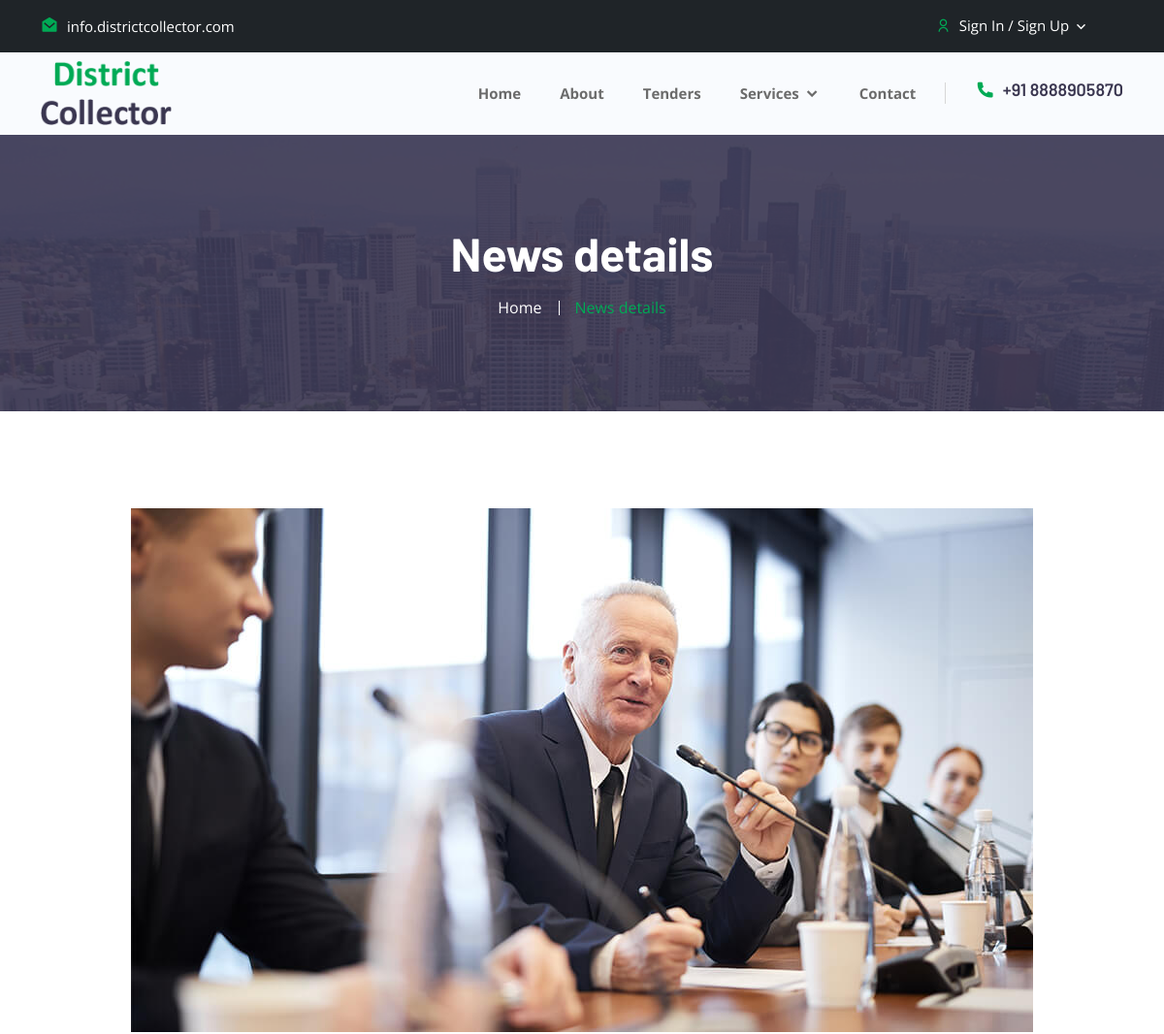
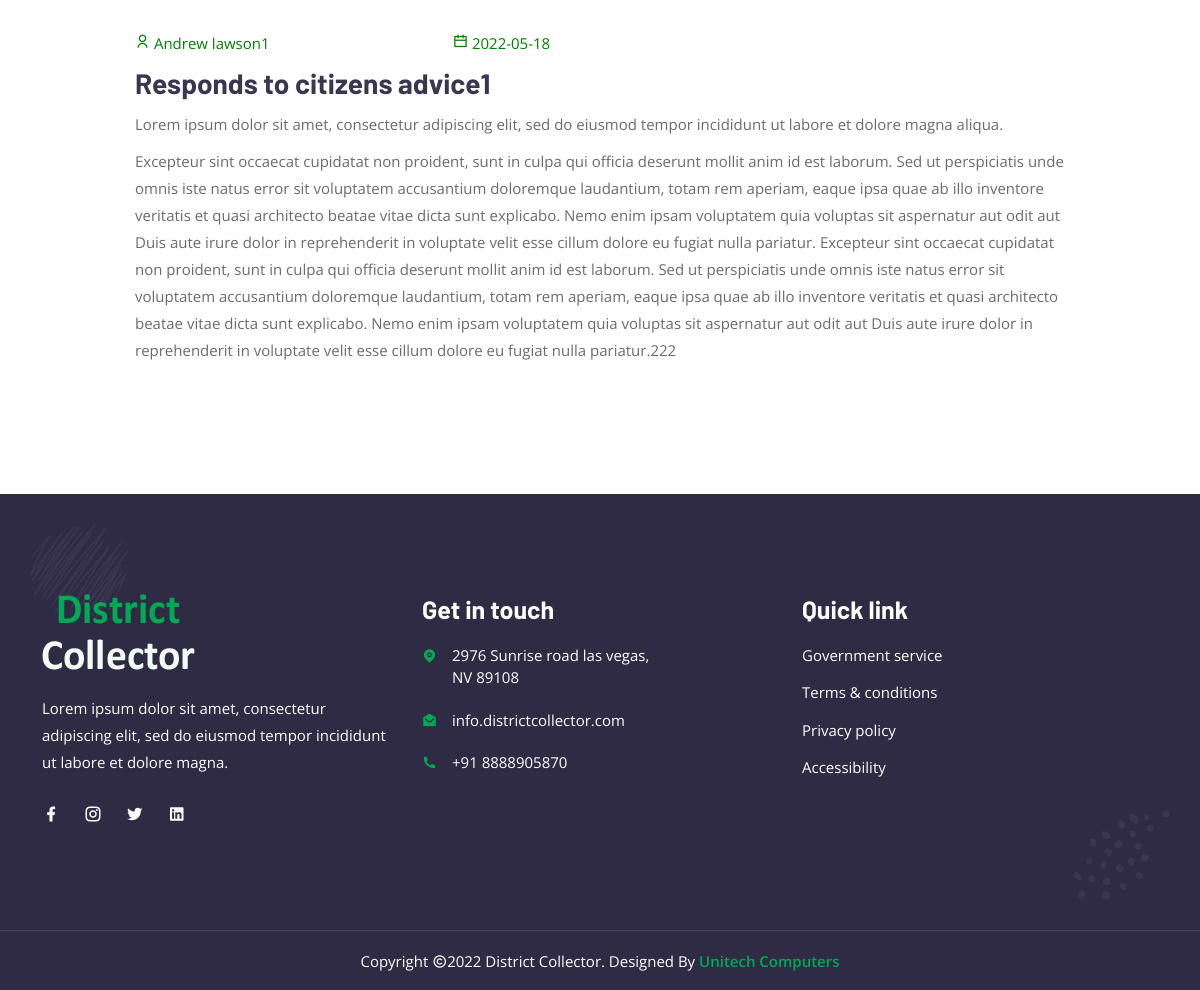
Screenshot of /news-details.php?id=1 with the database file from the repository (2 pictures, top to bottom).
### tables this page shows
CREATE TABLE `tbl_news` (
  `id` int(255) NOT NULL,
  `title` varchar(500) NOT NULL,
  `ndate` date NOT NULL,
  `puser` varchar(500) NOT NULL,
  `shortdesc` varchar(500) NOT NULL,
  `longdesc` text NOT NULL,
  `images` varchar(500) NOT NULL
);

### news-details.php (the view, shortened to what this page needs)
<?php
require('connection.php');
$news_id=$_GET['id'];
$view=mysqli_query($con, "select * from tbl_news where id='$news_id' ");
?>
<!doctype html>
<html lang="zxx">
<head>
		<link rel="stylesheet" href="assets/css/bootstrap.min.css">
		<link rel="stylesheet" href="assets/css/owl.theme.default.min.css">
		<link rel="stylesheet" href="assets/css/owl.carousel.min.css">
		<link rel="stylesheet" href="assets/css/remixicon.css">
		<link rel="stylesheet" href="assets/css/flaticon.css">
		<link rel="stylesheet" href="assets/css/meanmenu.min.css">
		<link rel="stylesheet" href="assets/css/animate.min.css">
		<link rel="stylesheet" href="assets/css/magnific-popup.min.css">
		<link rel="stylesheet" href="assets/css/odometer.min.css">
		<link rel="stylesheet" href="assets/css/date-picker.min.css">
		<link rel="stylesheet" href="assets/css/style.css">
		<link rel="stylesheet" href="assets/css/responsive.css">
		<link rel="stylesheet" type="text/css" href="https://cdnjs.cloudflare.com/ajax/libs/font-awesome/5.15.3/css/all.min.css">
    <link rel="stylesheet" type="text/css" href="https://cdnjs.cloudflare.com/ajax/libs/font-awesome/5.15.3/css/brands.min.css">
    <link rel="stylesheet" type="text/css" href="https://cdnjs.cloudflare.com/ajax/libs/font-awesome/5.15.3/css/fontawesome.min.css">
    </head>
    <body>
		<header class="header-area">
			<div class="top-header">
				<div class="container">
					<div class="row align-items-center">
						<div class="col-lg-6 col-md-6">
							<ul class="header-left-content">
								<li>
									<a href="https://templates.envytheme.com/cdn-cgi/l/email-protection#5e373038311e2937353730703d3133">
										<i class="ri-mail-open-fill"></i>
										<span class="__cf_email__" >info.districtcollector.com</span>
									</a>
								</li>
							</ul>
						</div>
						<div class="col-lg-6 col-md-6">
							<div class="header-right-content">
										<?php
											if($_SESSION['USER_LOGIN']){?>
											<ul class="my-account">
											<li>
												<a href="#" class="dropdown-control">
													<i class="ri-user-line"></i>
													My account
													<i class="ri-arrow-down-s-line"></i>
												</a>
											<ul class="my-account-link">
												<li>
													<a href="documents.php">
														My Documents
													</a>
												</li>
												<li>
													<a href="mycomplaints.php">
														My Complaints
													</a>
												</li>
												<li>
													<a href="changepassword.php">
														Change Password
													</a>
												</li>
												<li>
													<a href="logout.php">
														Logout
													</a>
												</li>
											</ul>
											</li>
										</ul>
										<?php }else{
										?>
										<ul class="my-account">
									<li>
										<a href="#" class="dropdown-control">
											<i class="ri-user-line"></i>
											Sign In / Sign Up
											<i class="ri-arrow-down-s-line"></i>
										</a>
										</li>
										</ul>
										<?php }
										?>
							</div>
						</div>
					</div>
				</div>
			</div>
			<div class="navbar-area">
                <div class="desktop-nav">
                    <div class="container">
                        <nav class="navbar navbar-expand-md navbar-light">
                            <a class="navbar-brand" href="index.html">
                                <img src="assets/images/logo.png" alt="logo">
                            </a>
                            <div class="collapse navbar-collapse mean-menu" id="navbarSupportedContent">
                                <ul class="navbar-nav">
								<li class="nav-item">
										<a href="index.php" class="nav-link">
											Home
										</a>
									</li>
									<li class="nav-item">
										<a href="about.php" class="nav-link">About</a>
									</li>
									<li class="nav-item">
										<a href="projects.php" class="nav-link">
											Tenders
										</a>
									</li>
									<li class="nav-item">
										<a href="#" class="nav-link">
											Services
											<i class="ri-arrow-down-s-line"></i>
										</a>
									</li>
                                    <li class="nav-item">
										<a href="contact.php" class="nav-link">Contact</a>
									</li>
                                </ul>
                                <div class="others-options">
									<ul>
										<li>
											<a href="tel:+1-(514)-312-5678" class="call">
												<i class="ri-phone-fill"></i>
												+91 8888905870
											</a>
										</li>
									</ul>
                                </div>
                            </div>
                        </nav>
                    </div>
				</div>
            </div>
		</header>
		<div class="page-title-area bg-20">
			<div class="container">
				<div class="page-title-content">
					<h2>News details</h2>
					<ul>
						<li>
							<a href="index.html">
								Home
							</a>
						</li>
						<li class="active">News details</li>
					</ul>
				</div>
			</div>
		</div>
		<?php $row = mysqli_fetch_array($view);
                        ?>
		<section class="project-details-area ptb-100">
			<div class="container">
				<div class="project-details-content">
					<div class="services-content">
						<img src="news/<?php echo $row['images']?>" alt="Image">
					</div>
					<div class="services-content">
                        <div class="row">
                            <div class="col-lg-4 col-md-6">
                                <div class="eventcontent">
                                    <p><i class="ri-user-line"></i>  <?php echo $row['puser']?></p>
                                </div>
                            </div>
                            <div class="col-lg-4 col-md-6">
                                <div class="eventcontent">
                                    <p><i class="ri-calendar-line"></i> <?php echo $row['ndate']?></p>
                                </div>
                            </div>
                        </div>
						<h3><?php echo $row['title']?></h3>
						<p><?php echo $row['shortdesc']?></p>
						<p><?php echo $row['longdesc']?></p>
					</div>
				</div>
			</div>
		</section>
		<footer class="footer-area pt-100 pb-70">
			<div class="container">
				<div class="row">
					<div class="col-lg-4 col-md-6">
						<div class="single-footer-widget single-bg">
							<a href="index.html" class="logo">
								<img src="assets/images/white-logo.png" alt="Image">
							</a>
							<p>Lorem ipsum dolor sit amet, consectetur adipiscing elit, sed do eiusmod tempor incididunt ut labore et dolore magna.</p>
							<ul class="social-icon">
								<li>
									<a href="https://www.facebook.com/" target="_blank">
										<i class="ri-facebook-fill"></i>
									</a>
								</li>
								<li>
									<a href="https://www.instagram.com/" target="_blank">
										<i class="ri-instagram-line"></i>
									</a>
								</li>
								<li>
									<a href="https://twitter.com/" target="_blank">
										<i class="ri-twitter-fill"></i>
									</a>
								</li>
								<li>
									<a href="https://twitter.com/" target="_blank">
										<i class="ri-linkedin-box-fill"></i>
									</a>
								</li>
							</ul>
						</div>
					</div>
					<div class="col-lg-4 col-md-6">
						<div class="single-footer-widget">
							<h3>Get in touch</h3>
							<ul class="address">
								<li>
									<i class="ri-map-pin-fill"></i>
									2976 Sunrise road las vegas, <br> NV 89108
								</li>
								<li>
									<i class="ri-mail-open-fill"></i>
									<a href="mailto:info.districtcollector.com"><span class="__cf_email__" >info.districtcollector.com</span></a>
								</li>
								<li class="location">
									<i class="ri-phone-fill"></i>
									<a href="tel:+1-(514)-312-5678">+91 8888905870</a>
								</li>
							</ul>
						</div>
					</div>
					<div class="col-lg-4 col-md-6">
						<div class="single-footer-widget">
							<h3>Quick link</h3>
							<ul class="import-link">
								<li>
									<a href="#">Government service</a>
								</li>
								<li>
									<a href="#">Terms & conditions</a>
								</li>
								<li>
									<a href="#">Privacy policy</a>
								</li>
								<li>
									<a href="#">Accessibility</a>
								</li>
							</ul>
						</div>
					</div>
				</div>
			</div>
			<div class="shape footer-shape-1">
				<img src="assets/images/footer-shape-1.png" alt="Image">
			</div>
			<div class="shape footer-shape-2">
				<img src="assets/images/footer-shape-2.png" alt="Image">
			</div>
		</footer>
		<div class="copy-right-area">
			<div class="container">
				<p>
					Copyright <i class="ri-copyright-line"></i>2022 District Collector. Designed By
					<a href="#">Unitech Computers</a>
				</p>
			</div>
		</div>
    </body>
</html>

### rows the page displays
tbl_news: images (picture), puser "Andrew lawson1", ndate "2022-05-18", title "Responds to citizens advice1", shortdesc "Lorem ipsum dolor sit amet, consectetur adipiscing elit, sed do eiusmod tempor incididunt ut labore et dolore magna aliqua.", longdesc "Excepteur sint occaecat cupidatat non proident, sunt in culpa qui officia deserunt mollit anim id est laborum. Sed ut perspiciatis unde omnis iste natus error sit voluptatem accusantium doloremque laudantium, totam rem aperiam, eaque ipsa quae ab illo inventore veritatis et quasi architecto beatae vitae dicta sunt explicabo. Nemo enim ipsam voluptatem quia voluptas sit aspernatur aut odit aut Duis aute irure dolor in reprehenderit in voluptate velit esse cillum dolore eu fugiat nulla pariatur. Excepteur sint occaecat cupidatat non proident, sunt in culpa qui officia deserunt mollit anim id est laborum. Sed ut perspiciatis unde omnis iste natus error sit voluptatem accusantium doloremque…"
